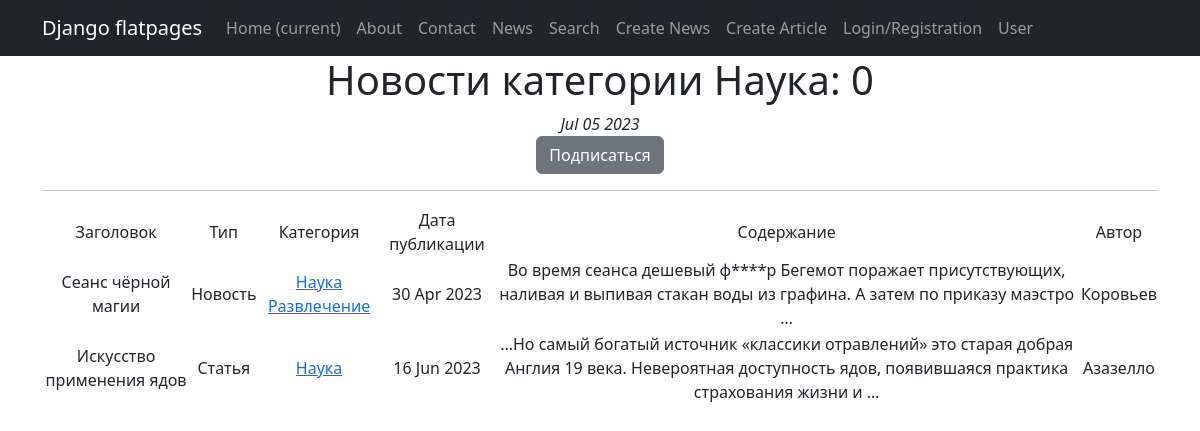
/categories/2, run on an earlier commit of the app's database.
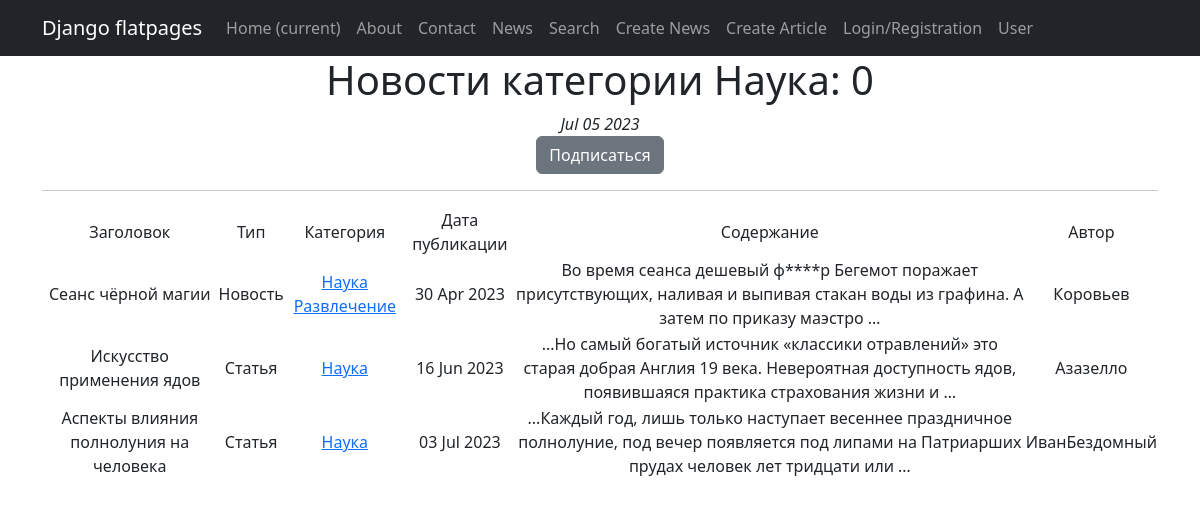
And on a later commit of the database.
### news/models.py (models this page shows, shortened)
class Category(models.Model):
    category_name = models.CharField(max_length=255, unique=True)
    subscribers = models.ManyToManyField(User, related_name='categories')
    def __str__(self):
        return self.category_name

class Post(models.Model):
    article = 'AR'
    news = 'NW'
    POST_TYPE = [
        (article, 'Статья'),
        (news, 'Новость')
    ]
    post_type = models.CharField(max_length=2,
                                 choices=POST_TYPE)
    post_date_time = models.DateTimeField(auto_now_add=True)
    post_title = models.CharField(max_length=255)
    post_text = models.TextField()
    post_rating = models.IntegerField(default=0)
    author = models.ForeignKey('Author', on_delete=models.CASCADE)
    category = models.ManyToManyField('Category', through='PostCategory')

class Author(models.Model):
    author_rating = models.IntegerField(default=0)
    author = models.OneToOneField(User, on_delete=models.CASCADE)
    def __str__(self):
        return self.author.username

### news/views.py (the view)
# urls.py: path('categories/<int:pk>', CategoryListView.as_view(), name='category_list'),
class CategoryListView(ListView):
    model = Post
    template_name = 'category_list.html'
    context_object_name = 'category_news_list'
    def get_queryset(self):
        self.category = get_object_or_404(Category, id=self.kwargs['pk'])
        queryset = Post.objects.filter(category=self.category)
        return queryset
    def get_context_data(self, **kwargs):
        context = super().get_context_data(**kwargs)
        context['is_not_subscriber'] = self.request.user not in self.category.subscribers.all()
        context['category'] = self.category
        return context

### news/templatetags/custom_filters.py (called while the page is built)
@register.filter()
def censor(value):
    words = value.split()
    corrected_words = []
    for word in words:
        if word.lower() in restricted_words:
            word = word = list(word)[0] + ''.join([i.replace(i, "*") for i in list(word)[1:-1]]) + list(word)[-1]
            corrected_words.append(word)
        else:
            corrected_words.append(word)
    corrected_words = ' '.join(corrected_words)
    return corrected_words

### news/templatetags/custom_tags.py (called while the page is built)
@register.simple_tag()
def current_time(format_string='%b %d %Y'):
    return datetime.utcnow().strftime(format_string)

### templates/category_list.html (shortened to what this page needs)
{% extends 'flatpages/default.html' %}
{% load custom_filters %}
{% load custom_tags %}
{% block content %}
    <h1> Новости категории {{ category }}: {{ news|length }} </h1>
    <em>{% current_time %}</em>
        {% if is_not_subscriber %}
            <p class="text-center"><a href="{% url 'subscribe' category.id %}" class="btn btn-secondary btn-sn">Подписаться</a> </p>
        {% endif %}
    <hr>
    {% if category_news_list %}
        <table>
            <tr>
                <td> Заголовок </td>
                <td> Тип </td>
                <td> Категория </td>
                <td> Дата публикации </td>
                <td> Содержание </td>
                <td> Автор </td>
            </tr>
            {% for one_news in category_news_list %}
            <tr>
                <td> {{ one_news.post_title }} </td>
                <td> {% if one_news.post_type == 'NW' %}
                      Новость
                     {% elif one_news.post_type == 'AR' %}
                      Статья
                     {% endif %}
                </td>
                <td>
                    {% for category in one_news.category.all %}
                        <a href="{% url 'category_list' category.id %}">{{ category }}</a>
                    {% endfor %}
                </td>
                <td> {{ one_news.post_date_time|date:'d M Y' }} </td>
                <td> {{ one_news.post_text|truncatewords:20|censor }} </td>
                <td> {{ one_news.author }} </td>
            </tr>
            {% endfor %}
        </table>
    {% else %}
        <h2> Новостей в категории {{ category }} на сегодня нет </h2>
    {% endif %}
{% endblock content %}

### templates/flatpages/default.html (shortened to what this page needs)
<!DOCTYPE html>
<html lang="en">
<head>
    {% load static %}
    <link href="{% static 'css/styles.css' %}" rel="stylesheet"/>
</head>
<body>
<nav class="navbar navbar-expand-lg navbar-dark bg-dark static-top">
    <div class="container">
        <a class="navbar-brand" href="#">Django flatpages</a>
        <div class="collapse navbar-collapse" id="navbarResponsive">
            <ul class="navbar-nav ml-auto">
                <li class="nav-item active">
                    <a class="nav-link" href="#">Home
                        <span class="sr-only">(current)</span>
                    </a>
                </li>
                <li class="nav-item">
                    <a class="nav-link" href="/about/">About</a>
                </li>
                <li class="nav-item">
                    <a class="nav-link" href="/contacts/">Contact</a>
                </li>
                <li class="nav-item">
                    <a class="nav-link" href="/news/">News</a>
                </li>
                <li class="nav-item">
                    <a class="nav-link" href="/news/search">Search</a>
                </li>
                <li class="nav-item">
                    <a class="nav-link" href="/news/create">Create News</a>
                </li>
                <li class="nav-item">
                    <a class="nav-link" href="/article/create">Create Article</a>
                </li>
                <li class="nav-item">
                    <a class="nav-link" href="{% url 'account_login' %}">Login/Registration</a>
                </li>
                <li class="nav-item">
                    <a class="nav-link" href="/user_page">User</a>
                </li>
            </ul>
        </div>
    </div>
</nav>
<div class="container">
    <div class="row">
        <div class="col-lg-12 text-center">
            {% block content %}{% endblock content %}
        </div>
    </div>
</div>
</body>
</html>

What changed in the data, as far as the page shows it:
added Post: post_title "Аспекты влияния полнолуния на человека", post_type "Статья", post_date_time "03 Jul 2023", post_text|censor "...Каждый год, лишь только наступает весеннее праздничное полнолуние, под вечер появляется под липами на Патриарших прудах человек лет тридцати или …", author "ИванБездомный", Category (category_name "Наука")
